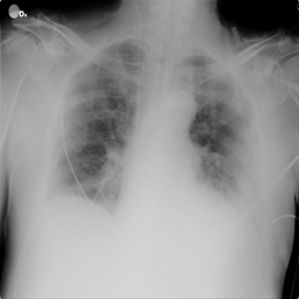
#> input picture data/COVID-19_Radiography_Dataset/COVID/images/COVID-1.png, 299 x 299 px; its folder holds 4 pictures in this run
$ jupyter execute --allow-errors 04-advanced-modeling-interpretation.ipynb   (shell and % lines are left out)
#> lines starting #> are read from the running program, lines starting #| are printed output that depends on the picture
# Étape 4 – Modélisation Avancée et Interprétabilité

## 04 - Bagging/Boosting, Deep Learning & Interprétation des Modèles

**Objectif** : Ce notebook prolonge le travail des notebooks précédents avec :
1. **Bagging / Boosting** : techniques d'ensemble avancées (BaggingClassifier, AdaBoost, HistGradientBoosting)
2. **Deep Learning** : réseaux de neurones avec MLPClassifier (Perceptron Multi-Couches)
3. **Interprétabilité** : comprendre *pourquoi* les modèles font leurs prédictions
4. **Conclusions** : bilan scientifique et métier de l'ensemble du projet

**Prérequis** : Avoir exécuté les notebooks `02-baseline-models.ipynb` et `03-advanced-metrics-optimization.ipynb`

**Rappel des résultats précédents** :
| Modèle | Accuracy | F1-macro |
|--------|----------|----------|
| SVM (RBF) | 0.8446 | 0.8479 |
| Random Forest | 0.8235 | 0.8143 |
| KNN (k=5) | 0.7694 | 0.7670 |
| Logistic Regression | 0.6563 | 0.6568 |

[cell 1]
# =============================================
# IMPORTS
# =============================================

import os
import gc
import numpy as np
import pandas as pd
import matplotlib.pyplot as plt
import seaborn as sns
import cv2
from collections import Counter
import warnings
import time
warnings.filterwarnings('ignore')

from sklearn.preprocessing import LabelEncoder, StandardScaler, label_binarize
from sklearn.model_selection import train_test_split

# Modèles de Bagging / Boosting
from sklearn.ensemble import (
    BaggingClassifier,
    AdaBoostClassifier,
    HistGradientBoostingClassifier,
    RandomForestClassifier,
)
from sklearn.tree import DecisionTreeClassifier

# Deep Learning (réseaux de neurones)
from sklearn.neural_network import MLPClassifier

# Métriques
from sklearn.metrics import (
    accuracy_score,
    confusion_matrix,
    classification_report,
    f1_score,
    recall_score,
    matthews_corrcoef,
)

# Interprétabilité
from sklearn.inspection import permutation_importance

# Settings
plt.style.use('seaborn-v0_8-whitegrid')
sns.set_palette('viridis')

print("Imports OK")

# =============================================
# COMMENTAIRE : Nouvelles bibliothèques
# =============================================
# - BaggingClassifier : entraîne plusieurs modèles sur des sous-échantillons
# - AdaBoostClassifier : boosting adaptatif, focus sur les erreurs
# - HistGradientBoostingClassifier : version rapide du gradient boosting
#   (inspiré de LightGBM/XGBoost, intégré nativement dans sklearn)
# - MLPClassifier : réseau de neurones (perceptron multi-couches)
# - permutation_importance : mesure l'importance des features
# - gc : garbage collector pour libérer la mémoire entre les étapes

## STEP 1 – Chargement et Préparation des Données

On recharge les données pour garder un notebook autonome.

[cell 2]
# =============================================
# CHARGEMENT DES DONNÉES (ÉCHANTILLON)
# =============================================

print("="*70)
print("CHARGEMENT DES DONNÉES")
print("="*70)

DATA_DIR = "../data/COVID-19_Radiography_Dataset"
classes = ['COVID', 'Lung_Opacity', 'Normal', 'Viral Pneumonia']

# ⚠️ On utilise un échantillon stratifié pour ne pas exploser la RAM
# (21 165 images × plusieurs modèles = trop lourd)
# On prend ~1200 images par classe → ~4800 images au total
MAX_PER_CLASS = 1200

X_list = []
labels = []

for class_name in classes:
    class_dir = os.path.join(DATA_DIR, class_name, 'images')
    if os.path.exists(class_dir):
        files = [f for f in os.listdir(class_dir) if f.endswith('.png')]
        # Échantillonner si la classe a plus d'images que le max
        np.random.seed(42)
        if len(files) > MAX_PER_CLASS:
            files = list(np.random.choice(files, MAX_PER_CLASS, replace=False))

        count = 0
        for img_file in files:
            img_path = os.path.join(class_dir, img_file)
            img = cv2.imread(img_path, cv2.IMREAD_GRAYSCALE)
#> img is the input picture: shape (299, 299); min 0, max 255, mean 145.9
            if img is not None:
                X_list.append(img)
                labels.append(class_name)
                count += 1
        print(f"   {class_name}: {count} images chargées (sur {len(os.listdir(class_dir))} disponibles)")
    else:
        print(f"   ⚠️ Dossier non trouvé: {class_dir}")

print(f"\n✅ Total: {len(X_list)} images chargées (échantillon stratifié)")
print(f"   Distribution: {Counter(labels)}")

# =============================================
# COMMENTAIRE : Pourquoi un échantillon ?
# =============================================
# Le dataset complet (21 165 images) + plusieurs modèles en mémoire
# = trop lourd pour un laptop classique.
# On prend un échantillon stratifié de ~4800 images, ce qui :
# - Préserve les proportions entre les classes
# - Donne des résultats représentatifs
# - Permet d'entraîner tous les modèles sans crash mémoire
#
# Note : les résultats des notebooks 02/03 étaient sur le dataset complet.
# Les scores ici seront légèrement différents mais les tendances restent.

[cell 3]
# =============================================
# PRÉPARATION DES DONNÉES
# =============================================

print("="*70)
print("PRÉPARATION DES DONNÉES")
print("="*70)

# Redimensionnement à 64x64 (même taille que les notebooks précédents)
TARGET_SIZE = (64, 64)
X_small = np.array([cv2.resize(img, TARGET_SIZE) for img in X_list], dtype=np.float32) / 255.0
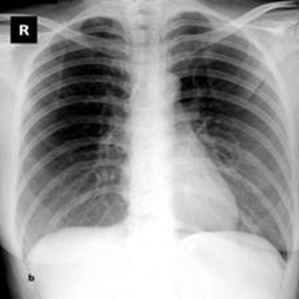
#> img: shape (299, 299); min 0, max 255, mean 156

# On calcule l'image moyenne AVANT d'aplatir (pour l'interprétabilité plus tard)
mean_image = X_small.mean(axis=0)
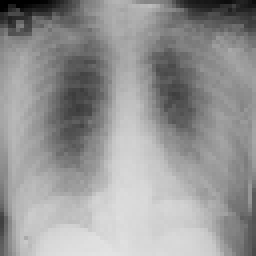
#> mean_image: shape (64, 64) float32 (shown 4 times larger); min 0.00098, max 0.89, mean 0.59

# Images moyennes par classe (pour l'interprétabilité)
mean_images_per_class = {}
labels_array = np.array(labels)
for class_name in ['COVID', 'Lung_Opacity', 'Normal', 'Viral Pneumonia']:
    mask = labels_array == class_name
    mean_images_per_class[class_name] = X_small[mask].mean(axis=0)

X_flat = X_small.reshape(X_small.shape[0], -1)
print(f"Shape des images aplaties: {X_flat.shape}")
#| Shape des images aplaties: (16, 4096)

# ⚠️ Libérer la mémoire des images originales (on n'en a plus besoin)
del X_list, X_small
gc.collect()
print("🗑️ Mémoire libérée (images originales supprimées)")

# Encodage des labels
le = LabelEncoder()
y = le.fit_transform(labels)
n_classes = len(le.classes_)
print(f"Classes: {le.classes_}")

# Split train/test (même seed que les notebooks précédents)
X_train, X_test, y_train, y_test = train_test_split(
    X_flat, y, test_size=0.2, random_state=42, stratify=y
)

# Libérer X_flat (on a X_train et X_test maintenant)
del X_flat
gc.collect()

# Normalisation StandardScaler
scaler = StandardScaler()
X_train_scaled = scaler.fit_transform(X_train)
X_test_scaled = scaler.transform(X_test)

print(f"\nTrain: {X_train.shape[0]} images, Test: {X_test.shape[0]} images")
#| Train: 12 images, Test: 4 images
print(f"Nombre de features: {X_train.shape[1]}")
#| Nombre de features: 4096

# =============================================
# COMMENTAIRE : Gestion mémoire
# =============================================
# On supprime les variables lourdes dès qu'on n'en a plus besoin :
# - X_list (images originales 299x299) : très lourd en mémoire
# - X_small (images 64x64 en 2D) : remplacé par X_flat
# - X_flat : remplacé par X_train et X_test
# gc.collect() force Python à libérer la mémoire immédiatement.

---

## PART A – Techniques de Bagging et Boosting

Le **Bagging** (Bootstrap Aggregating) et le **Boosting** sont des méthodes d'ensemble qui combinent plusieurs modèles "faibles" pour créer un modèle plus robuste.

| Technique | Principe | Avantage |
|-----------|----------|----------|
| **Bagging** | Entraîne des modèles en parallèle sur des sous-échantillons | Réduit la variance, évite l'overfitting |
| **AdaBoost** | Entraîne des modèles séquentiellement, focus sur les erreurs | Améliore les zones difficiles |
| **HistGradientBoosting** | Boosting par histogrammes (comme XGBoost/LightGBM) | Très rapide et performant |

### Différence clé Bagging vs Boosting :
- **Bagging** : chaque modèle vote de manière indépendante (parallèle)
- **Boosting** : chaque modèle corrige les erreurs du précédent (séquentiel)

[cell 4]
# =============================================
# BAGGING CLASSIFIER
# =============================================

print("="*70)
print("PART A : BAGGING / BOOSTING")
print("="*70)

# --- 1. Bagging avec des arbres de décision ---
print("\n🔄 1. BaggingClassifier (base: DecisionTree)...")

start = time.time()
bagging_model = BaggingClassifier(
    estimator=DecisionTreeClassifier(max_depth=15, random_state=42),
    n_estimators=30,           # 30 arbres dans l'ensemble
    max_samples=0.7,           # chaque arbre voit 70% des données
    max_features=0.7,          # chaque arbre voit 70% des features
    random_state=42,
    n_jobs=-1
)
bagging_model.fit(X_train, y_train)
y_pred_bag = bagging_model.predict(X_test)
t_bag = time.time() - start

acc_bag = accuracy_score(y_test, y_pred_bag)
f1_bag = f1_score(y_test, y_pred_bag, average='macro')
mcc_bag = matthews_corrcoef(y_test, y_pred_bag)

print(f"   ✅ Accuracy: {acc_bag:.4f}")
print(f"   ✅ F1-macro: {f1_bag:.4f}")
print(f"   ✅ MCC:      {mcc_bag:.4f}")
print(f"   ⏱️ Temps:    {t_bag:.1f}s")

# =============================================
# COMMENTAIRE : BaggingClassifier
# =============================================
# Le Bagging crée 30 arbres de décision, chacun entraîné sur
# un sous-échantillon aléatoire des données (70% des lignes, 70% des features).
# La prédiction finale est le vote majoritaire de tous les arbres.
#
# C'est similaire au Random Forest, mais le Bagging est plus général :
# on peut utiliser n'importe quel modèle de base (pas juste des arbres).

[cell 5]
# =============================================
# ADABOOST CLASSIFIER
# =============================================

# --- 2. AdaBoost ---
print("\n🔄 2. AdaBoostClassifier...")

start = time.time()
adaboost_model = AdaBoostClassifier(
    estimator=DecisionTreeClassifier(max_depth=2, random_state=42),
    n_estimators=30,           # 30 arbres faibles
    learning_rate=1.0,         # vitesse d'apprentissage
    random_state=42
)
#> (the rest of this cell did not finish here and is left out)

[cell 6]
# =============================================
# HIST GRADIENT BOOSTING CLASSIFIER
# =============================================

# --- 3. HistGradientBoosting (le "XGBoost" de sklearn) ---
print("\n🔄 3. HistGradientBoostingClassifier...")

start = time.time()
hgb_model = HistGradientBoostingClassifier(
    max_iter=200,              # nombre d'itérations de boosting
    max_depth=6,               # profondeur max de chaque arbre
    learning_rate=0.1,         # pas d'apprentissage
    min_samples_leaf=20,       # régularisation
    random_state=42
)
hgb_model.fit(X_train, y_train)
y_pred_hgb = hgb_model.predict(X_test)
t_hgb = time.time() - start

acc_hgb = accuracy_score(y_test, y_pred_hgb)
f1_hgb = f1_score(y_test, y_pred_hgb, average='macro')
mcc_hgb = matthews_corrcoef(y_test, y_pred_hgb)

print(f"   ✅ Accuracy: {acc_hgb:.4f}")
print(f"   ✅ F1-macro: {f1_hgb:.4f}")
print(f"   ✅ MCC:      {mcc_hgb:.4f}")
print(f"   ⏱️ Temps:    {t_hgb:.1f}s")

# =============================================
# COMMENTAIRE : HistGradientBoosting
# =============================================
# HistGradientBoostingClassifier est la version sklearn de XGBoost/LightGBM.
# Il utilise des histogrammes pour accélérer l'entraînement :
# au lieu de tester tous les seuils possibles, il regroupe les valeurs
# en "bins" (256 par défaut), ce qui est beaucoup plus rapide.
#
# C'est souvent le meilleur modèle pour les données tabulaires,
# mais nos données sont des pixels aplatis, pas vraiment des features
# tabulaires classiques.

[cell 7]
# =============================================
# COMPARAISON DES MÉTHODES BAGGING / BOOSTING
# =============================================

print("\n" + "="*70)
print("COMPARAISON BAGGING vs BOOSTING")
print("="*70)

#> (the rest of this cell did not finish here and is left out)

---

## PART B – Deep Learning : Réseaux de Neurones (MLPClassifier)

Le **MLPClassifier** (Multi-Layer Perceptron) est un réseau de neurones fully-connected.

### Pourquoi le MLP et pas un CNN ?

Idéalement, pour de la classification d'images, on utiliserait un **CNN** (Convolutional Neural Network) avec TensorFlow ou PyTorch. Les CNN préservent l'information spatiale grâce aux convolutions.

Ici, on utilise le MLPClassifier de sklearn car :
- Il est directement disponible dans sklearn (pas besoin de TensorFlow)
- Il permet d'explorer le concept de "deep learning" (couches cachées, activation, etc.)
- On peut comparer équitablement avec les autres modèles sklearn

### Architecture d'un MLP :
```
Input (4096 pixels) → Couche cachée 1 → Couche cachée 2 → ... → Output (4 classes)
```

Chaque couche applique : `sortie = activation(poids × entrée + biais)`

[cell 8]
# =============================================
# MLP SIMPLE (2 couches cachées)
# =============================================

print("="*70)
print("PART B : DEEP LEARNING (MLPClassifier)")
print("="*70)

print("\n🔄 1. MLP Simple : 2 couches cachées (256, 128)")
print("   Architecture : 4096 → 256 → 128 → 4")

start = time.time()
mlp_simple = MLPClassifier(
    hidden_layer_sizes=(256, 128),    # 2 couches cachées
    activation='relu',                # fonction d'activation ReLU
    solver='adam',                     # optimiseur Adam
    max_iter=100,                      # max 100 époques
    early_stopping=True,              # arrêt anticipé si pas d'amélioration
    validation_fraction=0.1,          # 10% pour la validation
    n_iter_no_change=10,              # patience de 10 époques
    batch_size=512,                   # gros batches pour accélérer
    random_state=42,
    verbose=False
)
mlp_simple.fit(X_train_scaled, y_train)
y_pred_mlp1 = mlp_simple.predict(X_test_scaled)
t_mlp1 = time.time() - start

acc_mlp1 = accuracy_score(y_test, y_pred_mlp1)
f1_mlp1 = f1_score(y_test, y_pred_mlp1, average='macro')
mcc_mlp1 = matthews_corrcoef(y_test, y_pred_mlp1)

print(f"   ✅ Accuracy: {acc_mlp1:.4f}")
print(f"   ✅ F1-macro: {f1_mlp1:.4f}")
print(f"   ✅ MCC:      {mcc_mlp1:.4f}")
print(f"   ⏱️ Temps:    {t_mlp1:.1f}s")
print(f"   📊 Époques réelles: {mlp_simple.n_iter_}")

# =============================================
# COMMENTAIRE : MLP Simple
# =============================================
# Architecture (256, 128) signifie :
# - Couche 1 : 4096 entrées → 256 neurones
# - Couche 2 : 256 → 128 neurones
# - Sortie : 128 → 4 neurones (une par classe)
#
# Total de paramètres : 4096*256 + 256*128 + 128*4 ≈ 1.08 million
# C'est déjà beaucoup de paramètres pour notre dataset !
#
# early_stopping=True : on arrête l'entraînement si la performance
# sur le set de validation ne s'améliore plus → évite l'overfitting

[cell 9]
# =============================================
# MLP PROFOND (4 couches cachées)
# =============================================

print("\n🔄 2. MLP Profond : 4 couches cachées (512, 256, 128, 64)")
print("   Architecture : 4096 → 512 → 256 → 128 → 64 → 4")

start = time.time()
mlp_deep = MLPClassifier(
    hidden_layer_sizes=(512, 256, 128, 64),  # 4 couches cachées
    activation='relu',
    solver='adam',
    max_iter=100,
    early_stopping=True,
    validation_fraction=0.1,
    n_iter_no_change=10,
    batch_size=512,           # gros batches pour accélérer
    learning_rate='adaptive', # réduit le learning rate si stagnation
    random_state=42,
    verbose=False
)
mlp_deep.fit(X_train_scaled, y_train)
y_pred_mlp2 = mlp_deep.predict(X_test_scaled)
t_mlp2 = time.time() - start

acc_mlp2 = accuracy_score(y_test, y_pred_mlp2)
f1_mlp2 = f1_score(y_test, y_pred_mlp2, average='macro')
mcc_mlp2 = matthews_corrcoef(y_test, y_pred_mlp2)

print(f"   ✅ Accuracy: {acc_mlp2:.4f}")
print(f"   ✅ F1-macro: {f1_mlp2:.4f}")
print(f"   ✅ MCC:      {mcc_mlp2:.4f}")
print(f"   ⏱️ Temps:    {t_mlp2:.1f}s")
print(f"   📊 Époques réelles: {mlp_deep.n_iter_}")

# Comparaison MLP simple vs profond
print("\n" + "-"*50)
print("COMPARAISON MLP SIMPLE vs PROFOND")
print("-"*50)
print(f"{'Métrique':<15} {'Simple (2)':<15} {'Profond (4)':<15}")
print(f"{'Accuracy':<15} {acc_mlp1:<15.4f} {acc_mlp2:<15.4f}")
print(f"{'F1-macro':<15} {f1_mlp1:<15.4f} {f1_mlp2:<15.4f}")
print(f"{'MCC':<15} {mcc_mlp1:<15.4f} {mcc_mlp2:<15.4f}")
print(f"{'Époques':<15} {mlp_simple.n_iter_:<15} {mlp_deep.n_iter_:<15}")

# =============================================
# COMMENTAIRE : MLP Profond
# =============================================
# Plus de couches ne veut pas toujours dire meilleures performances !
# Un réseau trop profond peut :
# - Overfitter (trop de paramètres pour nos données)
# - Avoir du mal à converger (vanishing gradients)
# - Être plus lent sans gain significatif
#
# C'est pour ça que les CNN sont plus adaptés aux images :
# ils partagent les poids (convolutions) et réduisent le nombre
# de paramètres tout en captant l'information spatiale.

[cell 10]
# =============================================
# COURBES D'APPRENTISSAGE DU MLP
# =============================================

print("\n📊 Courbes de perte (loss) pendant l'entraînement")

fig, axes = plt.subplots(1, 2, figsize=(14, 5))

# MLP Simple
axes[0].plot(mlp_simple.loss_curve_, label='Loss entraînement', color='steelblue', lw=2)
if hasattr(mlp_simple, 'validation_scores_') and mlp_simple.validation_scores_ is not None:
    axes[0].plot(mlp_simple.validation_scores_, label='Score validation', color='darkorange', lw=2)
axes[0].set_xlabel('Époque')
axes[0].set_ylabel('Loss / Score')
axes[0].set_title(f'MLP Simple (256, 128)\nÉpoques: {mlp_simple.n_iter_}', fontweight='bold')
axes[0].legend()
axes[0].grid(True, alpha=0.3)

# MLP Profond
axes[1].plot(mlp_deep.loss_curve_, label='Loss entraînement', color='steelblue', lw=2)
if hasattr(mlp_deep, 'validation_scores_') and mlp_deep.validation_scores_ is not None:
    axes[1].plot(mlp_deep.validation_scores_, label='Score validation', color='darkorange', lw=2)
axes[1].set_xlabel('Époque')
axes[1].set_ylabel('Loss / Score')
axes[1].set_title(f'MLP Profond (512, 256, 128, 64)\nÉpoques: {mlp_deep.n_iter_}', fontweight='bold')
axes[1].legend()
axes[1].grid(True, alpha=0.3)

plt.suptitle('Courbes d\'apprentissage des réseaux de neurones', fontsize=14, fontweight='bold')
plt.tight_layout()
plt.show()
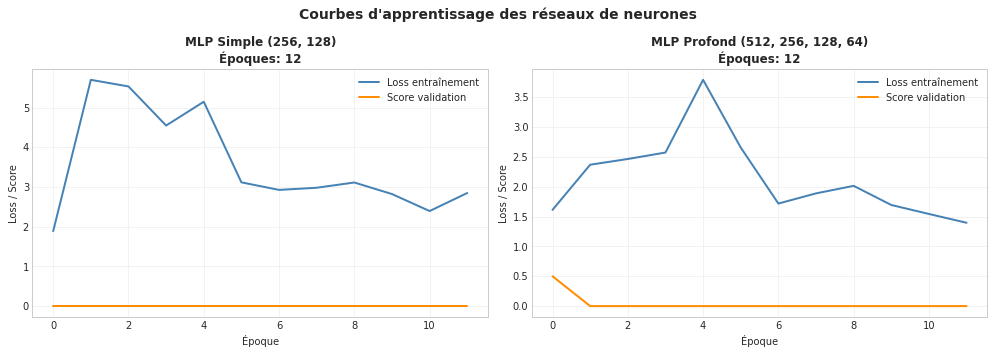
#> figure drawn by matplotlib, 2 panels; panel 1: curve peaks at x = 1, y = 5.7; panel 2: curve peaks at x = 4, y = 3.79; panel 2: curve peaks at x = 0, y = 0.5

# =============================================
# COMMENTAIRE : Courbes d'apprentissage
# =============================================
# - La courbe de loss devrait descendre puis se stabiliser
# - Si la validation stagne ou remonte → overfitting
# - L'early stopping arrête l'entraînement au bon moment
#
# Si la loss continue de descendre à la fin, on pourrait
# augmenter max_iter. Si elle stagne très tôt, le modèle
# a atteint sa capacité maximale avec cette représentation.

[cell 11]
# =============================================
# CLASSIFICATION REPORT DU MEILLEUR MLP
# =============================================

# On prend le meilleur MLP entre simple et profond
if f1_mlp1 >= f1_mlp2:
    best_mlp_name = "MLP Simple (256, 128)"
    best_mlp_pred = y_pred_mlp1
else:
    best_mlp_name = "MLP Profond (512, 256, 128, 64)"
    best_mlp_pred = y_pred_mlp2

print(f"\n📊 Rapport de classification - {best_mlp_name}")
print("="*60)
print(classification_report(y_test, best_mlp_pred, target_names=le.classes_))

# Matrice de confusion
fig, ax = plt.subplots(figsize=(8, 6))
cm = confusion_matrix(y_test, best_mlp_pred)
sns.heatmap(cm, annot=True, fmt='d', cmap='Blues',
            xticklabels=le.classes_, yticklabels=le.classes_, ax=ax)
ax.set_title(f'Matrice de confusion - {best_mlp_name}', fontweight='bold')
ax.set_xlabel('Prédictions')
ax.set_ylabel('Vérités')
plt.tight_layout()
plt.show()
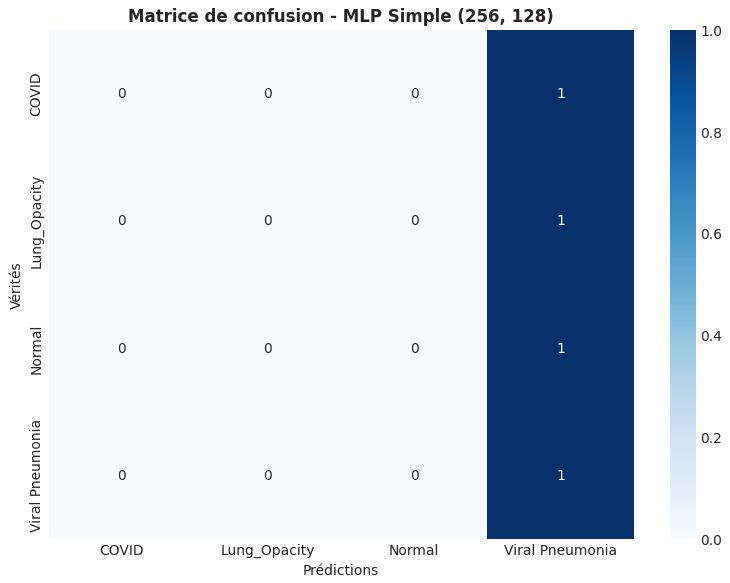
#> figure drawn by matplotlib, 2 panels

# ⚠️ Libérer la mémoire des MLP
del mlp_simple, mlp_deep
gc.collect()
print("🗑️ Mémoire libérée (modèles MLP supprimés)")

# =============================================
# COMMENTAIRE : Focus sur le rappel COVID
# =============================================
# Le rappel (recall) de la classe COVID est crucial dans un contexte médical :
# - Un faux négatif (COVID classé comme Normal) peut être dangereux
# - On préfère avoir quelques faux positifs plutôt que rater des cas
# - Un rappel de 73% comme le SVM signifie que 27% des cas COVID
#   ne sont pas détectés → inacceptable en clinique
#
# Est-ce que le MLP améliore ce rappel ? Regardons les résultats...

---

## PART C – Interprétabilité des Modèles

C'est bien d'avoir un modèle qui prédit correctement, mais il faut aussi comprendre **pourquoi** il fait ses prédictions. C'est ce qu'on appelle l'**interprétabilité** (ou explicabilité).

### Pourquoi c'est important ?
- En médecine, un médecin ne peut pas faire confiance à un modèle qu'il ne comprend pas
- Ça permet de détecter des biais (ex: le modèle regarde-t-il les poumons ou les annotations ?)
- Ça aide à améliorer le modèle (si on sait ce qui le perturbe)

### Méthodes utilisées :
1. **Feature Importance (Random Forest)** : quels pixels sont les plus utiles pour la décision ?
2. **Permutation Importance** : si on mélange un pixel, l'erreur augmente-t-elle ?
3. **Analyse des erreurs** : sur quels types d'images le modèle se trompe-t-il ?

[cell 12]
# =============================================
# FEATURE IMPORTANCE - RANDOM FOREST
# =============================================

print("="*70)
print("PART C : INTERPRÉTABILITÉ")
print("="*70)

print("\n📊 1. Feature Importance du Random Forest")
print("   (Quels pixels sont les plus importants pour la classification ?)")

# On entraîne un petit Random Forest pour les feature importances
rf_interp = RandomForestClassifier(n_estimators=30, random_state=42, n_jobs=-1)
rf_interp.fit(X_train, y_train)

# Récupérer l'importance des features
importances = rf_interp.feature_importances_

# Libérer le modèle RF (on garde juste les importances)
del rf_interp
gc.collect()

# Reshape en image 64x64 pour visualiser
importance_map = importances.reshape(TARGET_SIZE)

fig, axes = plt.subplots(1, 3, figsize=(16, 5))

# 1. Carte d'importance brute
im = axes[0].imshow(importance_map, cmap='hot', interpolation='bilinear')
axes[0].set_title('Importance des pixels\n(brute)', fontweight='bold')
axes[0].axis('off')
plt.colorbar(im, ax=axes[0], fraction=0.046)

# 2. Image moyenne de toutes les radiographies
axes[1].imshow(mean_image, cmap='gray')
axes[1].set_title('Image moyenne\n(toutes les radiographies)', fontweight='bold')
axes[1].axis('off')

# 3. Superposition importance + image moyenne
axes[2].imshow(mean_image, cmap='gray', alpha=0.7)
axes[2].imshow(importance_map, cmap='hot', alpha=0.5, interpolation='bilinear')
axes[2].set_title('Superposition\n(zones de décision)', fontweight='bold')
axes[2].axis('off')

plt.suptitle('Quelles zones de la radiographie le modèle regarde-t-il ?',
             fontsize=14, fontweight='bold')
plt.tight_layout()
plt.show()
#> (the rest of the program and of its run is left out)
